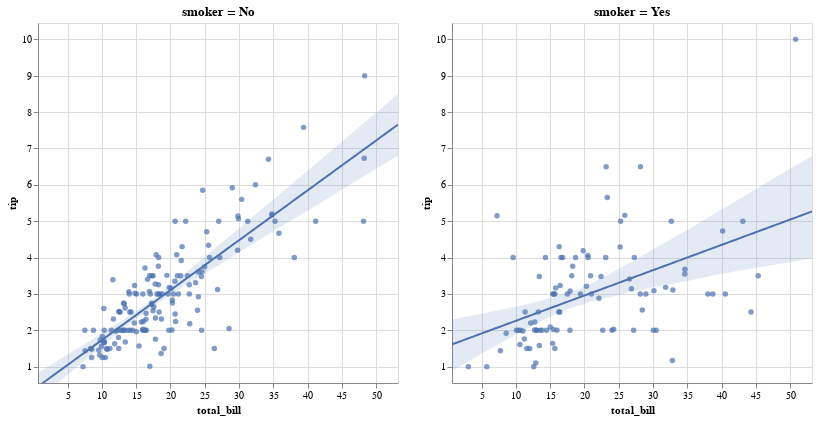

Notebook code cell kept with this figure:
### Code cell
display(salt.lmplot(x="total_bill", y="tip", col="smoker", data=tips))
g = sns.lmplot(x="total_bill", y="tip", col="smoker", data=tips)

### Figure 1 — Vega-Lite specification as saved in the notebook (floating-point values rounded to 4 significant figures; data arrays with more than 128 entries replaced by an {"elided": "..."} marker saying what was removed)
{"$schema": "https://vega.github.io/schema/vega-lite/v2.4.1.json", "config": {"view": {"height": 300, "width": 400}}, "vconcat": [{"hconcat": [{"height": 360, "layer": [{"data": {"values": {"elided": "151 records"}}, "encoding": {"color": {"value": "rgba(76.0,114.0,176.0,1)"}, "x": {"axis": {"title": "total_bill"}, "field": "total_bill", "scale": {"domain": [0.683, 53.2], "nice": false}, "type": "quantitative"}, "y": {"axis": {"title": "tip"}, "field": "tip", "scale": {"domain": [0.55, 10.45], "nice": false}, "type": "quantitative"}}, "mark": {"clip": true, "type": "circle"}}, {"data": {"values": [{"x": 0.683, "y": 0.4537}, {"x": 1.213, "y": 0.5265}, {"x": 1.744, "y": 0.5993}, {"x": 2.274, "y": 0.672}, {"x": 2.805, "y": 0.7448}, {"x": 3.335, "y": 0.8175}, {"x": 3.866, "y": 0.8903}, {"x": 4.396, "y": 0.963}, {"x": 4.927, "y": 1.036}, {"x": 5.457, "y": 1.109}, {"x": 5.987, "y": 1.181}, {"x": 6.518, "y": 1.254}, {"x": 7.048, "y": 1.327}, {"x": 7.579, "y": 1.4}, {"x": 8.109, "y": 1.472}, {"x": 8.64, "y": 1.545}, {"x": 9.17, "y": 1.618}, {"x": 9.701, "y": 1.691}, {"x": 10.23, "y": 1.763}, {"x": 10.76, "y": 1.836}, {"x": 11.29, "y": 1.909}, {"x": 11.82, "y": 1.982}, {"x": 12.35, "y": 2.054}, {"x": 12.88, "y": 2.127}, {"x": 13.41, "y": 2.2}, {"x": 13.94, "y": 2.273}, {"x": 14.47, "y": 2.345}, {"x": 15.01, "y": 2.418}, {"x": 15.54, "y": 2.491}, {"x": 16.07, "y": 2.564}, {"x": 16.6, "y": 2.636}, {"x": 17.13, "y": 2.709}, {"x": 17.66, "y": 2.782}, {"x": 18.19, "y": 2.855}, {"x": 18.72, "y": 2.927}, {"x": 19.25, "y": 3.0}, {"x": 19.78, "y": 3.073}, {"x": 20.31, "y": 3.146}, {"x": 20.84, "y": 3.218}, {"x": 21.37, "y": 3.291}, {"x": 21.9, "y": 3.364}, {"x": 22.43, "y": 3.437}, {"x": 22.96, "y": 3.509}, {"x": 23.49, "y": 3.582}, {"x": 24.02, "y": 3.655}, {"x": 24.55, "y": 3.728}, {"x": 25.08, "y": 3.8}, {"x": 25.61, "y": 3.873}, {"x": 26.14, "y": 3.946}, {"x": 26.67, "y": 4.019}, {"x": 27.21, "y": 4.091}, {"x": 27.74, "y": 4.164}, {"x": 28.27, "y": 4.237}, {"x": 28.8, "y": 4.31}, {"x": 29.33, "y": 4.382}, {"x": 29.86, "y": 4.455}, {"x": 30.39, "y": 4.528}, {"x": 30.92, "y": 4.601}, {"x": 31.45, "y": 4.673}, {"x": 31.98, "y": 4.746}, {"x": 32.51, "y": 4.819}, {"x": 33.04, "y": 4.892}, {"x": 33.57, "y": 4.964}, {"x": 34.1, "y": 5.037}, {"x": 34.63, "y": 5.11}, {"x": 35.16, "y": 5.183}, {"x": 35.69, "y": 5.255}, {"x": 36.22, "y": 5.328}, {"x": 36.75, "y": 5.401}, {"x": 37.28, "y": 5.474}, {"x": 37.81, "y": 5.546}, {"x": 38.34, "y": 5.619}, {"x": 38.88, "y": 5.692}, {"x": 39.41, "y": 5.765}, {"x": 39.94, "y": 5.838}, {"x": 40.47, "y": 5.91}, {"x": 41.0, "y": 5.983}, {"x": 41.53, "y": 6.056}, {"x": 42.06, "y": 6.129}, {"x": 42.59, "y": 6.201}, {"x": 43.12, "y": 6.274}, {"x": 43.65, "y": 6.347}, {"x": 44.18, "y": 6.42}, {"x": 44.71, "y": 6.492}, {"x": 45.24, "y": 6.565}, {"x": 45.77, "y": 6.638}, {"x": 46.3, "y": 6.711}, {"x": 46.83, "y": 6.783}, {"x": 47.36, "y": 6.856}, {"x": 47.89, "y": 6.929}, {"x": 48.42, "y": 7.002}, {"x": 48.95, "y": 7.074}, {"x": 49.48, "y": 7.147}, {"x": 50.01, "y": 7.22}, {"x": 50.54, "y": 7.293}, {"x": 51.08, "y": 7.365}, {"x": 51.61, "y": 7.438}, {"x": 52.14, "y": 7.511}, {"x": 52.67, "y": 7.584}, {"x": 53.2, "y": 7.656}]}, "encoding": {"color": {"value": "rgba(76.0,114.0,176.0,1)"}, "x": {"field": "x", "scale": {"domain": [0.683, 53.2], "nice": false}, "type": "quantitative"}, "y": {"field": "y", "scale": {"domain": [0.55, 10.45], "nice": false}, "type": "quantitative"}}, "mark": {"clip": true, "type": "line"}}, {"data": {"values": [{"x": 0.683, "y1": 0.08748, "y2": 0.8359}, {"x": 1.213, "y1": 0.1718, "y2": 0.8962}, {"x": 1.744, "y1": 0.2577, "y2": 0.9573}, {"x": 2.274, "y1": 0.3414, "y2": 1.017}, {"x": 2.805, "y1": 0.4274, "y2": 1.081}, {"x": 3.335, "y1": 0.5133, "y2": 1.142}, {"x": 3.866, "y1": 0.5955, "y2": 1.203}, {"x": 4.396, "y1": 0.6817, "y2": 1.264}, {"x": 4.927, "y1": 0.7653, "y2": 1.327}, {"x": 5.457, "y1": 0.849, "y2": 1.389}, {"x": 5.987, "y1": 0.9323, "y2": 1.448}, {"x": 6.518, "y1": 1.015, "y2": 1.509}, {"x": 7.048, "y1": 1.099, "y2": 1.569}, {"x": 7.579, "y1": 1.185, "y2": 1.628}, {"x": 8.109, "y1": 1.267, "y2": 1.69}, {"x": 8.64, "y1": 1.35, "y2": 1.751}, {"x": 9.17, "y1": 1.433, "y2": 1.813}, {"x": 9.701, "y1": 1.515, "y2": 1.88}, {"x": 10.23, "y1": 1.597, "y2": 1.941}, {"x": 10.76, "y1": 1.68, "y2": 2.006}, {"x": 11.29, "y1": 1.762, "y2": 2.069}, {"x": 11.82, "y1": 1.845, "y2": 2.135}, {"x": 12.35, "y1": 1.926, "y2": 2.199}, {"x": 12.88, "y1": 2.006, "y2": 2.268}, {"x": 13.41, "y1": 2.085, "y2": 2.333}, {"x": 13.94, "y1": 2.164, "y2": 2.398}, {"x": 14.47, "y1": 2.24, "y2": 2.464}, {"x": 15.01, "y1": 2.315, "y2": 2.53}, {"x": 15.54, "y1": 2.39, "y2": 2.598}, {"x": 16.07, "y1": 2.464, "y2": 2.671}, {"x": 16.6, "y1": 2.536, "y2": 2.741}, {"x": 17.13, "y1": 2.605, "y2": 2.813}, {"x": 17.66, "y1": 2.674, "y2": 2.891}, {"x": 18.19, "y1": 2.741, "y2": 2.967}, {"x": 18.72, "y1": 2.807, "y2": 3.047}, {"x": 19.25, "y1": 2.873, "y2": 3.127}, {"x": 19.78, "y1": 2.937, "y2": 3.206}, {"x": 20.31, "y1": 3.002, "y2": 3.285}, {"x": 20.84, "y1": 3.067, "y2": 3.368}, {"x": 21.37, "y1": 3.133, "y2": 3.447}, {"x": 21.9, "y1": 3.195, "y2": 3.529}, {"x": 22.43, "y1": 3.255, "y2": 3.61}, {"x": 22.96, "y1": 3.317, "y2": 3.696}, {"x": 23.49, "y1": 3.377, "y2": 3.779}, {"x": 24.02, "y1": 3.44, "y2": 3.862}, {"x": 24.55, "y1": 3.501, "y2": 3.946}, {"x": 25.08, "y1": 3.563, "y2": 4.031}, {"x": 25.61, "y1": 3.626, "y2": 4.116}, {"x": 26.14, "y1": 3.689, "y2": 4.199}, {"x": 26.67, "y1": 3.749, "y2": 4.282}, {"x": 27.21, "y1": 3.81, "y2": 4.366}, {"x": 27.74, "y1": 3.873, "y2": 4.447}, {"x": 28.27, "y1": 3.935, "y2": 4.53}, {"x": 28.8, "y1": 3.996, "y2": 4.613}, {"x": 29.33, "y1": 4.06, "y2": 4.696}, {"x": 29.86, "y1": 4.123, "y2": 4.779}, {"x": 30.39, "y1": 4.186, "y2": 4.863}, {"x": 30.92, "y1": 4.25, "y2": 4.948}, {"x": 31.45, "y1": 4.313, "y2": 5.035}, {"x": 31.98, "y1": 4.375, "y2": 5.121}, {"x": 32.51, "y1": 4.437, "y2": 5.205}, {"x": 33.04, "y1": 4.499, "y2": 5.288}, {"x": 33.57, "y1": 4.561, "y2": 5.371}, {"x": 34.1, "y1": 4.621, "y2": 5.453}, {"x": 34.63, "y1": 4.68, "y2": 5.536}, {"x": 35.16, "y1": 4.74, "y2": 5.619}, {"x": 35.69, "y1": 4.8, "y2": 5.701}, {"x": 36.22, "y1": 4.86, "y2": 5.785}, {"x": 36.75, "y1": 4.92, "y2": 5.868}, {"x": 37.28, "y1": 4.98, "y2": 5.954}, {"x": 37.81, "y1": 5.039, "y2": 6.041}, {"x": 38.34, "y1": 5.099, "y2": 6.126}, {"x": 38.88, "y1": 5.159, "y2": 6.209}, {"x": 39.41, "y1": 5.219, "y2": 6.292}, {"x": 39.94, "y1": 5.279, "y2": 6.377}, {"x": 40.47, "y1": 5.34, "y2": 6.462}, {"x": 41.0, "y1": 5.401, "y2": 6.547}, {"x": 41.53, "y1": 5.462, "y2": 6.632}, {"x": 42.06, "y1": 5.524, "y2": 6.716}, {"x": 42.59, "y1": 5.586, "y2": 6.8}, {"x": 43.12, "y1": 5.648, "y2": 6.884}, {"x": 43.65, "y1": 5.709, "y2": 6.968}, {"x": 44.18, "y1": 5.771, "y2": 7.052}, {"x": 44.71, "y1": 5.832, "y2": 7.136}, {"x": 45.24, "y1": 5.894, "y2": 7.22}, {"x": 45.77, "y1": 5.955, "y2": 7.304}, {"x": 46.3, "y1": 6.017, "y2": 7.389}, {"x": 46.83, "y1": 6.078, "y2": 7.475}, {"x": 47.36, "y1": 6.14, "y2": 7.56}, {"x": 47.89, "y1": 6.201, "y2": 7.645}, {"x": 48.42, "y1": 6.263, "y2": 7.731}, {"x": 48.95, "y1": 6.324, "y2": 7.816}, {"x": 49.48, "y1": 6.383, "y2": 7.901}, {"x": 50.01, "y1": 6.443, "y2": 7.987}, {"x": 50.54, "y1": 6.502, "y2": 8.072}, {"x": 51.08, "y1": 6.561, "y2": 8.157}, {"x": 51.61, "y1": 6.621, "y2": 8.242}, {"x": 52.14, "y1": 6.68, "y2": 8.328}, {"x": 52.67, "y1": 6.74, "y2": 8.413}, {"x": 53.2, "y1": 6.799, "y2": 8.498}]}, "encoding": {"color": {"value": "rgba(76.0,114.0,176.0,1)"}, "opacity": {"value": 0.15}, "x": {"field": "x", "scale": {"domain": [0.683, 53.2], "nice": false}, "type": "quantitative"}, "y": {"field": "y1", "scale": {"domain": [0.55, 10.45], "nice": false}, "type": "quantitative"}, "y2": {"field": "y2", "type": "quantitative"}}, "mark": {"clip": true, "type": "area"}}], "title": "smoker = No", "width": 360}, {"height": 360, "layer": [{"data": {"values": [{"day": "Sat", "sex": "Male", "size": 4, "smoker": "Yes", "time": "Dinner", "tip": 3, "total_bill": 38.01}, {"day": "Sat", "sex": "Male", "size": 2, "smoker": "Yes", "time": "Dinner", "tip": 1.76, "total_bill": 11.24}, {"day": "Sat", "sex": "Male", "size": 2, "smoker": "Yes", "time": "Dinner", "tip": 3.21, "total_bill": 20.29}, {"day": "Sat", "sex": "Male", "size": 2, "smoker": "Yes", "time": "Dinner", "tip": 2, "total_bill": 13.81}, {"day": "Sat", "sex": "Male", "size": 2, "smoker": "Yes", "time": "Dinner", "tip": 1.98, "total_bill": 11.02}, {"day": "Sat", "sex": "Male", "size": 4, "smoker": "Yes", "time": "Dinner", "tip": 3.76, "total_bill": 18.29}, {"day": "Sat", "sex": "Female", "size": 1, "smoker": "Yes", "time": "Dinner", "tip": 1, "total_bill": 3.07}, {"day": "Sat", "sex": "Male", "size": 2, "smoker": "Yes", "time": "Dinner", "tip": 2.09, "total_bill": 15.01}, {"day": "Sat", "sex": "Female", "size": 2, "smoker": "Yes", "time": "Dinner", "tip": 3.14, "total_bill": 26.86}, {"day": "Sat", "sex": "Female", "size": 2, "smoker": "Yes", "time": "Dinner", "tip": 5, "total_bill": 25.28}, {"day": "Sat", "sex": "Male", "size": 2, "smoker": "Yes", "time": "Dinner", "tip": 3.08, "total_bill": 17.92}, {"day": "Thur", "sex": "Male", "size": 2, "smoker": "Yes", "time": "Lunch", "tip": 3, "total_bill": 19.44}, {"day": "Thur", "sex": "Male", "size": 2, "smoker": "Yes", "time": "Lunch", "tip": 5, "total_bill": 32.68}, {"day": "Fri", "sex": "Male", "size": 2, "smoker": "Yes", "time": "Dinner", "tip": 3, "total_bill": 28.97}, {"day": "Fri", "sex": "Female", "size": 2, "smoker": "Yes", "time": "Dinner", "tip": 1, "total_bill": 5.75}, {"day": "Fri", "sex": "Female", "size": 2, "smoker": "Yes", "time": "Dinner", "tip": 4.3, "total_bill": 16.32}, {"day": "Fri", "sex": "Male", "size": 4, "smoker": "Yes", "time": "Dinner", "tip": 4.73, "total_bill": 40.17}, {"day": "Fri", "sex": "Male", "size": 2, "smoker": "Yes", "time": "Dinner", "tip": 4, "total_bill": 27.28}, {"day": "Fri", "sex": "Male", "size": 2, "smoker": "Yes", "time": "Dinner", "tip": 1.5, "total_bill": 12.03}, {"day": "Fri", "sex": "Male", "size": 2, "smoker": "Yes", "time": "Dinner", "tip": 3, "total_bill": 21.01}, {"day": "Fri", "sex": "Female", "size": 2, "smoker": "Yes", "time": "Dinner", "tip": 2.5, "total_bill": 11.35}, {"day": "Fri", "sex": "Female", "size": 2, "smoker": "Yes", "time": "Dinner", "tip": 3, "total_bill": 15.38}, {"day": "Sat", "sex": "Female", "size": 3, "smoker": "Yes", "time": "Dinner", "tip": 2.5, "total_bill": 44.3}, {"day": "Sat", "sex": "Female", "size": 2, "smoker": "Yes", "time": "Dinner", "tip": 3.48, "total_bill": 22.42}, {"day": "Sat", "sex": "Male", "size": 2, "smoker": "Yes", "time": "Dinner", "tip": 1.64, "total_bill": 15.36}, {"day": "Sat", "sex": "Male", "size": 2, "smoker": "Yes", "time": "Dinner", "tip": 4.06, "total_bill": 20.49}, {"day": "Sat", "sex": "Male", "size": 2, "smoker": "Yes", "time": "Dinner", "tip": 4.29, "total_bill": 25.21}, {"day": "Sat", "sex": "Female", "size": 2, "smoker": "Yes", "time": "Dinner", "tip": 4, "total_bill": 14.31}, {"day": "Thur", "sex": "Male", "size": 2, "smoker": "Yes", "time": "Lunch", "tip": 2, "total_bill": 16}, {"day": "Sun", "sex": "Female", "size": 2, "smoker": "Yes", "time": "Dinner", "tip": 3, "total_bill": 17.51}, {"day": "Sat", "sex": "Female", "size": 2, "smoker": "Yes", "time": "Dinner", "tip": 1.61, "total_bill": 10.59}, {"day": "Sat", "sex": "Female", "size": 2, "smoker": "Yes", "time": "Dinner", "tip": 2, "total_bill": 10.63}, {"day": "Sat", "sex": "Male", "size": 3, "smoker": "Yes", "time": "Dinner", "tip": 10, "total_bill": 50.81}, {"day": "Sat", "sex": "Male", "size": 2, "smoker": "Yes", "time": "Dinner", "tip": 3.16, "total_bill": 15.81}, {"day": "Sun", "sex": "Male", "size": 2, "smoker": "Yes", "time": "Dinner", "tip": 5.15, "total_bill": 7.25}, {"day": "Sun", "sex": "Male", "size": 2, "smoker": "Yes", "time": "Dinner", "tip": 3.18, "total_bill": 31.85}, {"day": "Sun", "sex": "Male", "size": 2, "smoker": "Yes", "time": "Dinner", "tip": 4, "total_bill": 16.82}, {"day": "Sun", "sex": "Male", "size": 2, "smoker": "Yes", "time": "Dinner", "tip": 3.11, "total_bill": 32.9}, {"day": "Sun", "sex": "Male", "size": 2, "smoker": "Yes", "time": "Dinner", "tip": 2, "total_bill": 17.89}, {"day": "Sun", "sex": "Male", "size": 2, "smoker": "Yes", "time": "Dinner", "tip": 2, "total_bill": 14.48}, {"day": "Sun", "sex": "Female", "size": 2, "smoker": "Yes", "time": "Dinner", "tip": 4, "total_bill": 9.6}, {"day": "Sun", "sex": "Male", "size": 2, "smoker": "Yes", "time": "Dinner", "tip": 3.55, "total_bill": 34.63}, {"day": "Sun", "sex": "Male", "size": 4, "smoker": "Yes", "time": "Dinner", "tip": 3.68, "total_bill": 34.65}, {"day": "Sun", "sex": "Male", "size": 2, "smoker": "Yes", "time": "Dinner", "tip": 5.65, "total_bill": 23.33}, {"day": "Sun", "sex": "Male", "size": 3, "smoker": "Yes", "time": "Dinner", "tip": 3.5, "total_bill": 45.35}, {"day": "Sun", "sex": "Male", "size": 4, "smoker": "Yes", "time": "Dinner", "tip": 6.5, "total_bill": 23.17}, {"day": "Sun", "sex": "Male", "size": 2, "smoker": "Yes", "time": "Dinner", "tip": 3, "total_bill": 40.55}, {"day": "Sun", "sex": "Female", "size": 3, "smoker": "Yes", "time": "Dinner", "tip": 3.5, "total_bill": 20.9}, {"day": "Sun", "sex": "Male", "size": 5, "smoker": "Yes", "time": "Dinner", "tip": 2, "total_bill": 30.46}, {"day": "Sun", "sex": "Female", "size": 3, "smoker": "Yes", "time": "Dinner", "tip": 3.5, "total_bill": 18.15}, {"day": "Sun", "sex": "Male", "size": 3, "smoker": "Yes", "time": "Dinner", "tip": 4, "total_bill": 23.1}, {"day": "Sun", "sex": "Male", "size": 2, "smoker": "Yes", "time": "Dinner", "tip": 1.5, "total_bill": 15.69}, {"day": "Thur", "sex": "Female", "size": 2, "smoker": "Yes", "time": "Lunch", "tip": 4.19, "total_bill": 19.81}, {"day": "Thur", "sex": "Male", "size": 2, "smoker": "Yes", "time": "Lunch", "tip": 2.56, "total_bill": 28.44}, {"day": "Thur", "sex": "Male", "size": 2, "smoker": "Yes", "time": "Lunch", "tip": 2.02, "total_bill": 15.48}, {"day": "Thur", "sex": "Male", "size": 2, "smoker": "Yes", "time": "Lunch", "tip": 4, "total_bill": 16.58}, {"day": "Thur", "sex": "Male", "size": 2, "smoker": "Yes", "time": "Lunch", "tip": 2, "total_bill": 10.34}, {"day": "Thur", "sex": "Female", "size": 4, "smoker": "Yes", "time": "Lunch", "tip": 5, "total_bill": 43.11}, {"day": "Thur", "sex": "Female", "size": 2, "smoker": "Yes", "time": "Lunch", "tip": 2, "total_bill": 13}, {"day": "Thur", "sex": "Male", "size": 2, "smoker": "Yes", "time": "Lunch", "tip": 2, "total_bill": 13.51}, {"day": "Thur", "sex": "Male", "size": 3, "smoker": "Yes", "time": "Lunch", "tip": 4, "total_bill": 18.71}, {"day": "Thur", "sex": "Female", "size": 2, "smoker": "Yes", "time": "Lunch", "tip": 2.01, "total_bill": 12.74}, {"day": "Thur", "sex": "Female", "size": 2, "smoker": "Yes", "time": "Lunch", "tip": 2, "total_bill": 13}, {"day": "Thur", "sex": "Female", "size": 2, "smoker": "Yes", "time": "Lunch", "tip": 2.5, "total_bill": 16.4}, {"day": "Thur", "sex": "Male", "size": 4, "smoker": "Yes", "time": "Lunch", "tip": 4, "total_bill": 20.53}, {"day": "Thur", "sex": "Female", "size": 3, "smoker": "Yes", "time": "Lunch", "tip": 3.23, "total_bill": 16.47}, {"day": "Sat", "sex": "Male", "size": 3, "smoker": "Yes", "time": "Dinner", "tip": 3.41, "total_bill": 26.59}, {"day": "Sat", "sex": "Male", "size": 4, "smoker": "Yes", "time": "Dinner", "tip": 3, "total_bill": 38.73}, {"day": "Sat", "sex": "Male", "size": 2, "smoker": "Yes", "time": "Dinner", "tip": 2.03, "total_bill": 24.27}, {"day": "Sat", "sex": "Female", "size": 2, "smoker": "Yes", "time": "Dinner", "tip": 2.23, "total_bill": 12.76}, {"day": "Sat", "sex": "Male", "size": 3, "smoker": "Yes", "time": "Dinner", "tip": 2, "total_bill": 30.06}, {"day": "Sat", "sex": "Male", "size": 4, "smoker": "Yes", "time": "Dinner", "tip": 5.16, "total_bill": 25.89}, {"day": "Sat", "sex": "Female", "size": 2, "smoker": "Yes", "time": "Dinner", "tip": 2.5, "total_bill": 13.27}, {"day": "Sat", "sex": "Female", "size": 3, "smoker": "Yes", "time": "Dinner", "tip": 6.5, "total_bill": 28.17}, {"day": "Sat", "sex": "Female", "size": 2, "smoker": "Yes", "time": "Dinner", "tip": 1.1, "total_bill": 12.9}, {"day": "Sat", "sex": "Male", "size": 5, "smoker": "Yes", "time": "Dinner", "tip": 3, "total_bill": 28.15}, {"day": "Sat", "sex": "Male", "size": 2, "smoker": "Yes", "time": "Dinner", "tip": 1.5, "total_bill": 11.59}, {"day": "Sat", "sex": "Male", "size": 2, "smoker": "Yes", "time": "Dinner", "tip": 1.44, "total_bill": 7.74}, {"day": "Sat", "sex": "Female", "size": 4, "smoker": "Yes", "time": "Dinner", "tip": 3.09, "total_bill": 30.14}, {"day": "Fri", "sex": "Male", "size": 2, "smoker": "Yes", "time": "Lunch", "tip": 2.2, "total_bill": 12.16}, {"day": "Fri", "sex": "Female", "size": 2, "smoker": "Yes", "time": "Lunch", "tip": 3.48, "total_bill": 13.42}, {"day": "Fri", "sex": "Male", "size": 1, "smoker": "Yes", "time": "Lunch", "tip": 1.92, "total_bill": 8.58}, {"day": "Fri", "sex": "Male", "size": 2, "smoker": "Yes", "time": "Lunch", "tip": 1.58, "total_bill": 13.42}, {"day": "Fri", "sex": "Female", "size": 2, "smoker": "Yes", "time": "Lunch", "tip": 2.5, "total_bill": 16.27}, {"day": "Fri", "sex": "Female", "size": 2, "smoker": "Yes", "time": "Lunch", "tip": 2, "total_bill": 10.09}, {"day": "Sat", "sex": "Female", "size": 2, "smoker": "Yes", "time": "Dinner", "tip": 2.88, "total_bill": 22.12}, {"day": "Sat", "sex": "Male", "size": 4, "smoker": "Yes", "time": "Dinner", "tip": 2, "total_bill": 24.01}, {"day": "Sat", "sex": "Male", "size": 3, "smoker": "Yes", "time": "Dinner", "tip": 3, "total_bill": 15.69}, {"day": "Sat", "sex": "Male", "size": 2, "smoker": "Yes", "time": "Dinner", "tip": 3, "total_bill": 15.53}, {"day": "Sat", "sex": "Male", "size": 2, "smoker": "Yes", "time": "Dinner", "tip": 1, "total_bill": 12.6}, {"day": "Sat", "sex": "Male", "size": 2, "smoker": "Yes", "time": "Dinner", "tip": 1.17, "total_bill": 32.83}, {"day": "Sat", "sex": "Female", "size": 2, "smoker": "Yes", "time": "Dinner", "tip": 2, "total_bill": 27.18}, {"day": "Sat", "sex": "Male", "size": 2, "smoker": "Yes", "time": "Dinner", "tip": 2, "total_bill": 22.67}]}, "encoding": {"color": {"value": "rgba(76.0,114.0,176.0,1)"}, "x": {"axis": {"title": "total_bill"}, "field": "total_bill", "scale": {"domain": [0.683, 53.2], "nice": false}, "type": "quantitative"}, "y": {"axis": {"title": "tip"}, "field": "tip", "scale": {"domain": [0.55, 10.45], "nice": false}, "type": "quantitative"}}, "mark": {"clip": true, "type": "circle"}}, {"data": {"values": [{"x": 0.683, "y": 1.612}, {"x": 1.213, "y": 1.649}, {"x": 1.744, "y": 1.686}, {"x": 2.274, "y": 1.723}, {"x": 2.805, "y": 1.759}, {"x": 3.335, "y": 1.796}, {"x": 3.866, "y": 1.833}, {"x": 4.396, "y": 1.87}, {"x": 4.927, "y": 1.907}, {"x": 5.457, "y": 1.944}, {"x": 5.987, "y": 1.981}, {"x": 6.518, "y": 2.018}, {"x": 7.048, "y": 2.055}, {"x": 7.579, "y": 2.092}, {"x": 8.109, "y": 2.129}, {"x": 8.64, "y": 2.166}, {"x": 9.17, "y": 2.202}, {"x": 9.701, "y": 2.239}, {"x": 10.23, "y": 2.276}, {"x": 10.76, "y": 2.313}, {"x": 11.29, "y": 2.35}, {"x": 11.82, "y": 2.387}, {"x": 12.35, "y": 2.424}, {"x": 12.88, "y": 2.461}, {"x": 13.41, "y": 2.498}, {"x": 13.94, "y": 2.535}, {"x": 14.47, "y": 2.572}, {"x": 15.01, "y": 2.608}, {"x": 15.54, "y": 2.645}, {"x": 16.07, "y": 2.682}, {"x": 16.6, "y": 2.719}, {"x": 17.13, "y": 2.756}, {"x": 17.66, "y": 2.793}, {"x": 18.19, "y": 2.83}, {"x": 18.72, "y": 2.867}, {"x": 19.25, "y": 2.904}, {"x": 19.78, "y": 2.941}, {"x": 20.31, "y": 2.978}, {"x": 20.84, "y": 3.015}, {"x": 21.37, "y": 3.051}, {"x": 21.9, "y": 3.088}, {"x": 22.43, "y": 3.125}, {"x": 22.96, "y": 3.162}, {"x": 23.49, "y": 3.199}, {"x": 24.02, "y": 3.236}, {"x": 24.55, "y": 3.273}, {"x": 25.08, "y": 3.31}, {"x": 25.61, "y": 3.347}, {"x": 26.14, "y": 3.384}, {"x": 26.67, "y": 3.421}, {"x": 27.21, "y": 3.457}, {"x": 27.74, "y": 3.494}, {"x": 28.27, "y": 3.531}, {"x": 28.8, "y": 3.568}, {"x": 29.33, "y": 3.605}, {"x": 29.86, "y": 3.642}, {"x": 30.39, "y": 3.679}, {"x": 30.92, "y": 3.716}, {"x": 31.45, "y": 3.753}, {"x": 31.98, "y": 3.79}, {"x": 32.51, "y": 3.827}, {"x": 33.04, "y": 3.864}, {"x": 33.57, "y": 3.9}, {"x": 34.1, "y": 3.937}, {"x": 34.63, "y": 3.974}, {"x": 35.16, "y": 4.011}, {"x": 35.69, "y": 4.048}, {"x": 36.22, "y": 4.085}, {"x": 36.75, "y": 4.122}, {"x": 37.28, "y": 4.159}, {"x": 37.81, "y": 4.196}, {"x": 38.34, "y": 4.233}, {"x": 38.88, "y": 4.27}, {"x": 39.41, "y": 4.307}, {"x": 39.94, "y": 4.343}, {"x": 40.47, "y": 4.38}, {"x": 41.0, "y": 4.417}, {"x": 41.53, "y": 4.454}, {"x": 42.06, "y": 4.491}, {"x": 42.59, "y": 4.528}, {"x": 43.12, "y": 4.565}, {"x": 43.65, "y": 4.602}, {"x": 44.18, "y": 4.639}, {"x": 44.71, "y": 4.676}, {"x": 45.24, "y": 4.713}, {"x": 45.77, "y": 4.749}, {"x": 46.3, "y": 4.786}, {"x": 46.83, "y": 4.823}, {"x": 47.36, "y": 4.86}, {"x": 47.89, "y": 4.897}, {"x": 48.42, "y": 4.934}, {"x": 48.95, "y": 4.971}, {"x": 49.48, "y": 5.008}, {"x": 50.01, "y": 5.045}, {"x": 50.54, "y": 5.082}, {"x": 51.08, "y": 5.119}, {"x": 51.61, "y": 5.156}, {"x": 52.14, "y": 5.192}, {"x": 52.67, "y": 5.229}, {"x": 53.2, "y": 5.266}]}, "encoding": {"color": {"value": "rgba(76.0,114.0,176.0,1)"}, "x": {"field": "x", "scale": {"domain": [0.683, 53.2], "nice": false}, "type": "quantitative"}, "y": {"field": "y", "scale": {"domain": [0.55, 10.45], "nice": false}, "type": "quantitative"}}, "mark": {"clip": true, "type": "line"}}, {"data": {"values": [{"x": 0.683, "y1": 0.8837, "y2": 2.295}, {"x": 1.213, "y1": 0.9384, "y2": 2.315}, {"x": 1.744, "y1": 0.9965, "y2": 2.335}, {"x": 2.274, "y1": 1.056, "y2": 2.356}, {"x": 2.805, "y1": 1.117, "y2": 2.376}, {"x": 3.335, "y1": 1.173, "y2": 2.394}, {"x": 3.866, "y1": 1.226, "y2": 2.414}, {"x": 4.396, "y1": 1.287, "y2": 2.436}, {"x": 4.927, "y1": 1.352, "y2": 2.457}, {"x": 5.457, "y1": 1.406, "y2": 2.477}, {"x": 5.987, "y1": 1.463, "y2": 2.497}, {"x": 6.518, "y1": 1.518, "y2": 2.514}, {"x": 7.048, "y1": 1.573, "y2": 2.534}, {"x": 7.579, "y1": 1.627, "y2": 2.555}, {"x": 8.109, "y1": 1.685, "y2": 2.577}, {"x": 8.64, "y1": 1.739, "y2": 2.598}, {"x": 9.17, "y1": 1.793, "y2": 2.618}, {"x": 9.701, "y1": 1.847, "y2": 2.634}, {"x": 10.23, "y1": 1.902, "y2": 2.657}, {"x": 10.76, "y1": 1.955, "y2": 2.679}, {"x": 11.29, "y1": 2.009, "y2": 2.708}, {"x": 11.82, "y1": 2.063, "y2": 2.729}, {"x": 12.35, "y1": 2.118, "y2": 2.751}, {"x": 12.88, "y1": 2.17, "y2": 2.779}, {"x": 13.41, "y1": 2.22, "y2": 2.808}, {"x": 13.94, "y1": 2.272, "y2": 2.834}, {"x": 14.47, "y1": 2.325, "y2": 2.862}, {"x": 15.01, "y1": 2.367, "y2": 2.89}, {"x": 15.54, "y1": 2.42, "y2": 2.911}, {"x": 16.07, "y1": 2.467, "y2": 2.946}, {"x": 16.6, "y1": 2.51, "y2": 2.984}, {"x": 17.13, "y1": 2.551, "y2": 3.005}, {"x": 17.66, "y1": 2.59, "y2": 3.042}, {"x": 18.19, "y1": 2.616, "y2": 3.07}, {"x": 18.72, "y1": 2.653, "y2": 3.099}, {"x": 19.25, "y1": 2.684, "y2": 3.138}, {"x": 19.78, "y1": 2.714, "y2": 3.183}, {"x": 20.31, "y1": 2.751, "y2": 3.223}, {"x": 20.84, "y1": 2.782, "y2": 3.275}, {"x": 21.37, "y1": 2.813, "y2": 3.325}, {"x": 21.9, "y1": 2.838, "y2": 3.377}, {"x": 22.43, "y1": 2.862, "y2": 3.429}, {"x": 22.96, "y1": 2.883, "y2": 3.476}, {"x": 23.49, "y1": 2.902, "y2": 3.53}, {"x": 24.02, "y1": 2.927, "y2": 3.59}, {"x": 24.55, "y1": 2.952, "y2": 3.642}, {"x": 25.08, "y1": 2.97, "y2": 3.697}, {"x": 25.61, "y1": 3.0, "y2": 3.753}, {"x": 26.14, "y1": 3.025, "y2": 3.808}, {"x": 26.67, "y1": 3.055, "y2": 3.861}, {"x": 27.21, "y1": 3.072, "y2": 3.914}, {"x": 27.74, "y1": 3.091, "y2": 3.973}, {"x": 28.27, "y1": 3.107, "y2": 4.032}, {"x": 28.8, "y1": 3.13, "y2": 4.09}, {"x": 29.33, "y1": 3.154, "y2": 4.149}, {"x": 29.86, "y1": 3.179, "y2": 4.205}, {"x": 30.39, "y1": 3.194, "y2": 4.261}, {"x": 30.92, "y1": 3.209, "y2": 4.318}, {"x": 31.45, "y1": 3.225, "y2": 4.375}, {"x": 31.98, "y1": 3.242, "y2": 4.434}, {"x": 32.51, "y1": 3.265, "y2": 4.493}, {"x": 33.04, "y1": 3.287, "y2": 4.549}, {"x": 33.57, "y1": 3.307, "y2": 4.606}, {"x": 34.1, "y1": 3.324, "y2": 4.663}, {"x": 34.63, "y1": 3.342, "y2": 4.719}, {"x": 35.16, "y1": 3.36, "y2": 4.776}, {"x": 35.69, "y1": 3.382, "y2": 4.836}, {"x": 36.22, "y1": 3.408, "y2": 4.898}, {"x": 36.75, "y1": 3.43, "y2": 4.96}, {"x": 37.28, "y1": 3.446, "y2": 5.019}, {"x": 37.81, "y1": 3.465, "y2": 5.076}, {"x": 38.34, "y1": 3.49, "y2": 5.135}, {"x": 38.88, "y1": 3.514, "y2": 5.195}, {"x": 39.41, "y1": 3.532, "y2": 5.254}, {"x": 39.94, "y1": 3.549, "y2": 5.31}, {"x": 40.47, "y1": 3.567, "y2": 5.367}, {"x": 41.0, "y1": 3.585, "y2": 5.426}, {"x": 41.53, "y1": 3.606, "y2": 5.488}, {"x": 42.06, "y1": 3.626, "y2": 5.55}, {"x": 42.59, "y1": 3.641, "y2": 5.611}, {"x": 43.12, "y1": 3.656, "y2": 5.671}, {"x": 43.65, "y1": 3.672, "y2": 5.729}, {"x": 44.18, "y1": 3.689, "y2": 5.788}, {"x": 44.71, "y1": 3.707, "y2": 5.847}, {"x": 45.24, "y1": 3.723, "y2": 5.906}, {"x": 45.77, "y1": 3.74, "y2": 5.967}, {"x": 46.3, "y1": 3.756, "y2": 6.03}, {"x": 46.83, "y1": 3.775, "y2": 6.092}, {"x": 47.36, "y1": 3.794, "y2": 6.152}, {"x": 47.89, "y1": 3.81, "y2": 6.211}, {"x": 48.42, "y1": 3.823, "y2": 6.27}, {"x": 48.95, "y1": 3.837, "y2": 6.328}, {"x": 49.48, "y1": 3.853, "y2": 6.386}, {"x": 50.01, "y1": 3.872, "y2": 6.444}, {"x": 50.54, "y1": 3.892, "y2": 6.502}, {"x": 51.08, "y1": 3.911, "y2": 6.559}, {"x": 51.61, "y1": 3.931, "y2": 6.617}, {"x": 52.14, "y1": 3.951, "y2": 6.675}, {"x": 52.67, "y1": 3.969, "y2": 6.733}, {"x": 53.2, "y1": 3.989, "y2": 6.79}]}, "encoding": {"color": {"value": "rgba(76.0,114.0,176.0,1)"}, "opacity": {"value": 0.15}, "x": {"field": "x", "scale": {"domain": [0.683, 53.2], "nice": false}, "type": "quantitative"}, "y": {"field": "y1", "scale": {"domain": [0.55, 10.45], "nice": false}, "type": "quantitative"}, "y2": {"field": "y2", "type": "quantitative"}}, "mark": {"clip": true, "type": "area"}}], "title": "smoker = Yes", "width": 360}]}]}
